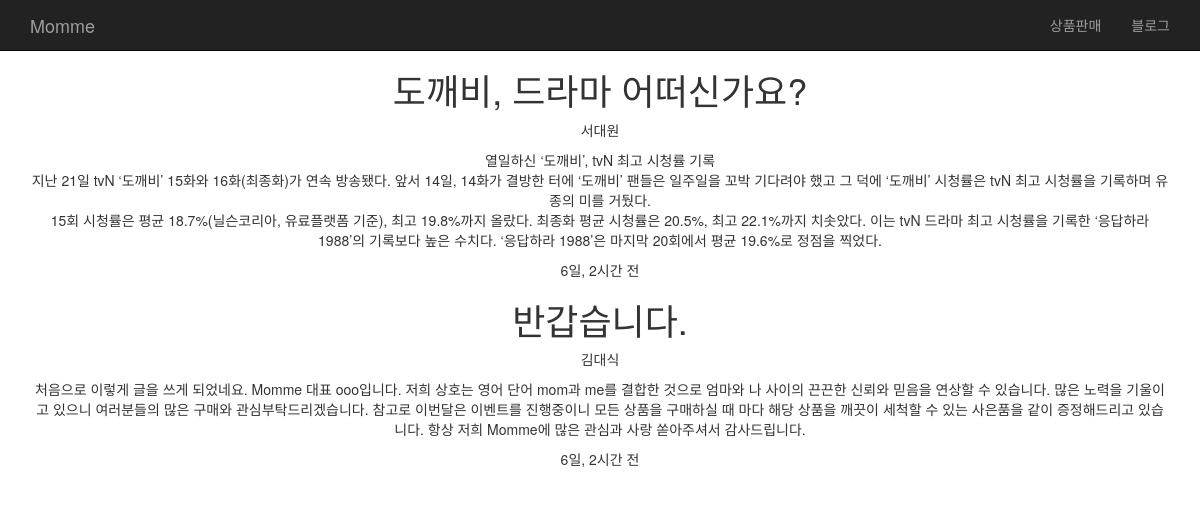
Screenshot of /blog/ with the database file from the repository.
### app/models.py (models this page shows, shortened)
class Blog(models.Model):
    title = models.CharField(max_length=100)
    author = models.CharField(max_length=50)
    text = models.TextField()
    created_at = models.DateField(auto_now_add=True)

### app/views.py (the view)
# urls.py: 2. Add a URL to urlpatterns:  url(r'^blog/', include('blog.urls'))
def blog(request):
    datas = Blog.objects.all()
    content = {
        'datas': datas
    }
    return render(request, 'app/blog.html', content)

### app/templates/app/blog.html (shortened to what this page needs)
{% extends 'app/base.html' %}
    {% block content %}
    <div class="container">
        <div class="row">
            <div class="text-center col-sm-12">
                {% for data in datas %}
                <h1>{{ data.title }}</h1>
                <p>{{ data.author }}</p>
                <p>{{ data.text|linebreaks }}</p>
                <p>{{ data.created_at|timesince }} 전</p>
                {% endfor %}
            </div>
         </div>
    </div>
    {% endblock content %}

### static/css/jumbotron.css (style rules this page uses)
body { padding-top: 50px; padding-bottom: 20px; }

### rows the page displays
Blog: title "도깨비, 드라마 어떠신가요?", author "서대원", text "열일하신 ‘도깨비’, tvN 최고 시청률 기록 지난 21일 tvN ‘도깨비’ 15화와 16화(최종화)가 연속 방송됐다. 앞서 14일, 14화가 결방한 터에 ‘도깨비’ 팬들은 일주일을 꼬박 기다려야 했고 그 덕에 ‘도깨비’ 시청률은 tvN 최고 시청률을 기록하며 유종의 미를 거뒀다. 15회 시청률은 평균 18.7%(닐슨코리아, 유료플랫폼 기준), 최고 19.8%까지 올랐다. 최종화 평균 시청률은 20.5%, 최고 22.1%까지 치솟았다. 이는 tvN 드라마 최고 시청률을 기록한 ‘응답하라 1988’의 기록보다 높은 수치다. ‘응답하라 1988’은 마지막 20회에서 평균 19.6%로 정점을 찍었다.", created_at "6일, 2시간"
Blog: title "반갑습니다.", author "김대식", text "처음으로 이렇게 글을 쓰게 되었네요. Momme 대표 ooo입니다. 저희 상호는 영어 단어 mom과 me를 결합한 것으로 엄마와 나 사이의 끈끈한 신뢰와 믿음을 연상할 수 있습니다. 많은 노력을 기울이고 있으니 여러분들의 많은 구매와 관심부탁드리겠습니다. 참고로 이번달은 이벤트를 진행중이니 모든 상품을 구매하실 때 마다 해당 상품을 깨끗이 세척할 수 있는 사은품을 같이 증정해드리고 있습니다. 항상 저희 Momme에 많은 관심과 사랑 쏟아주셔서 감사드립니다.", created_at "6일, 2시간"
